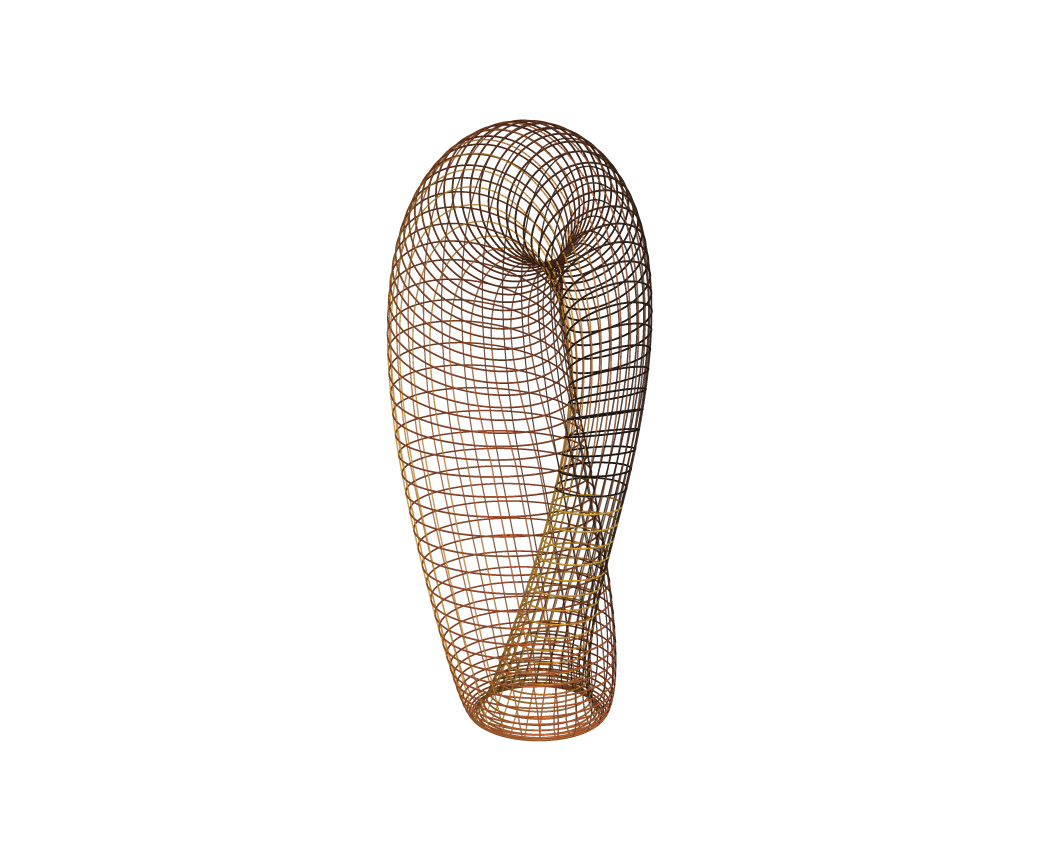
#> input picture lulu_books/generators/concepts_gallery/_klein_full.png, 4200 x 3400 px (shown at 1/4 size)
$ python -i make_samples.py   (imports and definitions only)
#> lines starting #> are read from the running program, lines starting #| are printed output that depends on the picture
#> further down, picture is the input picture: PIL image 4200x3400 RGBA; mean R, G, B, A 244.9, 241.9, 239.8, 17.5
"""
Fractal Flora — clean individual page photos + cover for Etsy listing.
"""

import os
import fitz
import numpy as np
from PIL import Image, ImageDraw, ImageFilter, ImageFont

_ROOT = os.path.dirname(os.path.dirname(os.path.abspath(__file__)))
INTERIOR_PDF = os.path.join(_ROOT, "output", "fractal-flora-coloring-book", "interior.pdf")
COVER_PDF    = os.path.join(_ROOT, "output", "fractal-flora-coloring-book", "cover.pdf")
OUT_DIR      = os.path.join(_ROOT, "output", "digital")

BG   = (245, 243, 238)   # warm off-white
GOLD = (200, 160, 60)

# Pages to export as individual photos (0-indexed, skip intro pages)
PAGE_INDICES = [4, 10, 18, 28, 38]

def render_page(doc, idx, target_w=1800):
    page  = doc[idx]
    scale = target_w / page.rect.width
    mat   = fitz.Matrix(scale, scale)
    pix   = page.get_pixmap(matrix=mat, colorspace=fitz.csRGB, alpha=False)
    return Image.frombytes("RGB", (pix.width, pix.height), pix.samples)

def page_on_canvas(page_img, size=2000):
    """Place page centered on a square warm canvas with soft shadow."""
#> called with size = 2000
    canvas = Image.new("RGB", (size, size), BG)
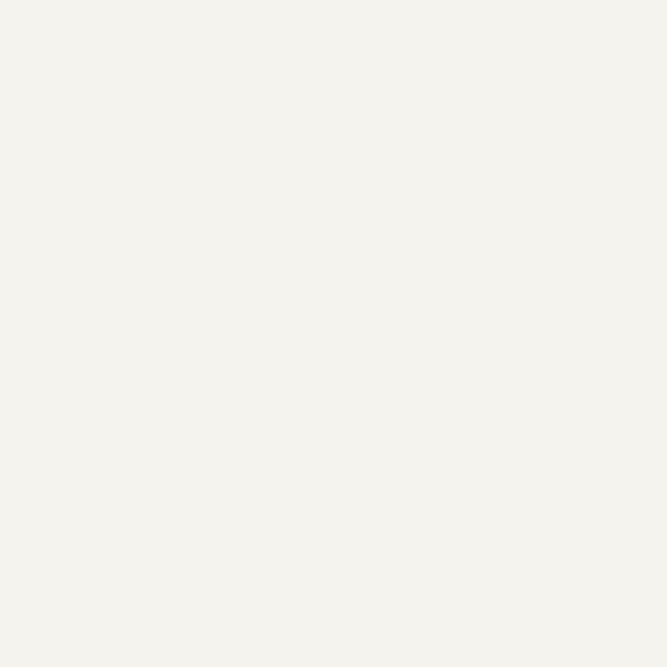
#> canvas: PIL image 2000x2000 RGB (shown at 1/3 size); mean R, G, B 245, 243, 238
    draw   = ImageDraw.Draw(canvas)

    # Subtle dot grid
    for x in range(0, size, 36):
        for y in range(0, size, 36):
            draw.ellipse([(x-1,y-1),(x+1,y+1)], fill=(232,229,222))

    # Fit page with margin
    margin  = 80
    max_w   = size - margin * 2
    max_h   = size - margin * 2
    ratio   = min(max_w / page_img.width, max_h / page_img.height)
#> ratio = 0.438
    pw      = int(page_img.width  * ratio)
#> pw = 1840
    ph      = int(page_img.height * ratio)
#> ph = 1489
    page_r  = page_img.resize((pw, ph), Image.LANCZOS)
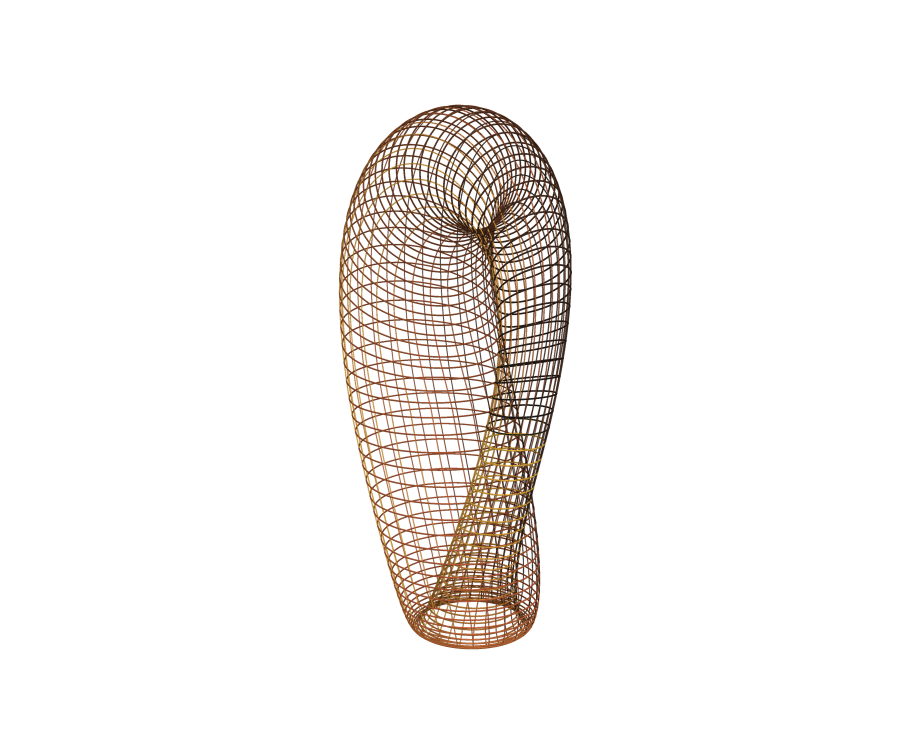
#> page_r: PIL image 1840x1489 RGBA (shown at 1/2 size); mean R, G, B, A 11.8, 7.2, 4, 17.5; transparent parts drawn white

    # Drop shadow
    shadow = Image.new("RGBA", (pw + 40, ph + 40), (0,0,0,0))
#> shadow: PIL image 1880x1529 RGBA; every value is 0
    smask  = Image.new("RGBA", (pw, ph), (0,0,0,90))
    shadow.paste(smask, (8, 10))
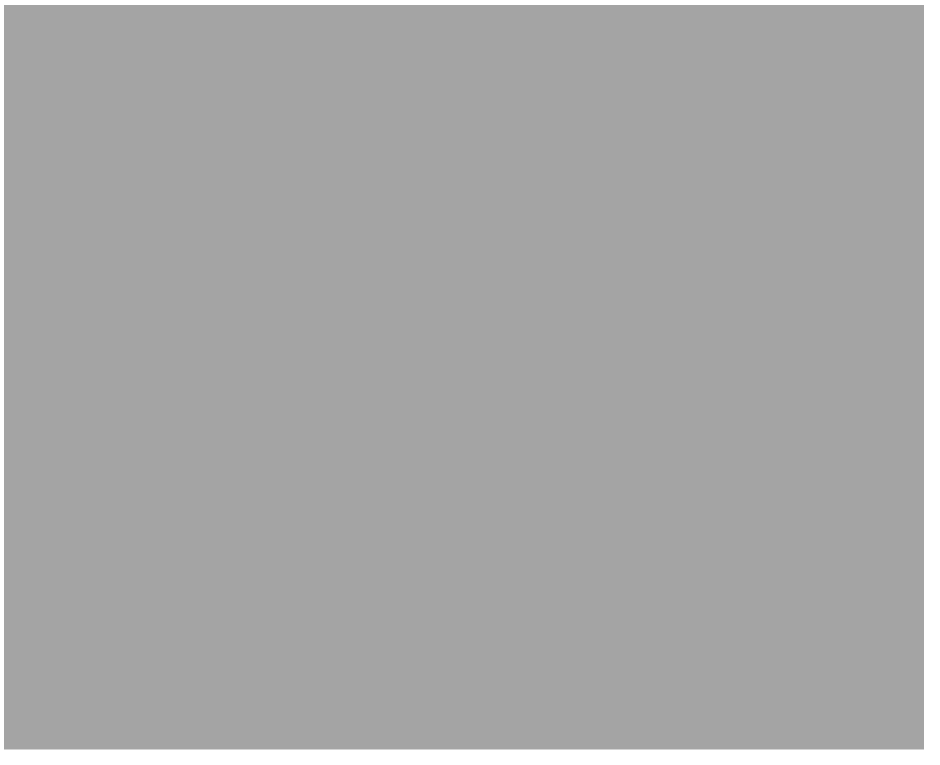
#> shadow: PIL image 1880x1529 RGBA (shown at 1/2 size); mean R, G, B, A 0, 0, 0, 85.8; transparent parts drawn white
    shadow = shadow.filter(ImageFilter.GaussianBlur(14))
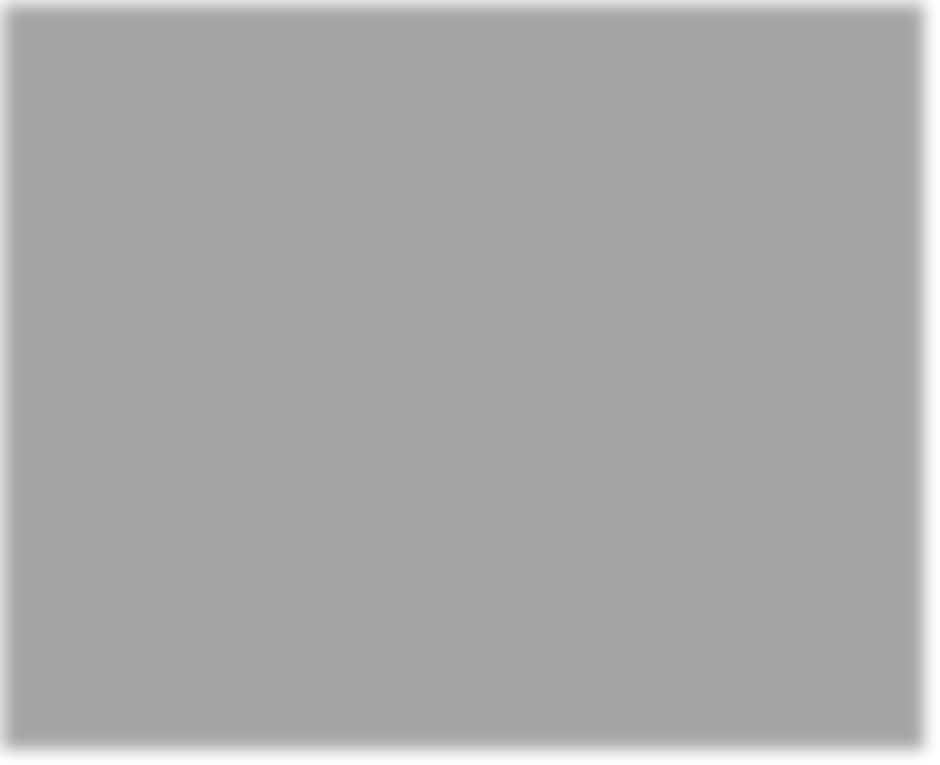
#> shadow: PIL image 1880x1529 RGBA (shown at 1/2 size); mean R, G, B, A 0, 0, 0, 85.6; transparent parts drawn white
    xo     = (size - pw) // 2
#> xo = 80
    yo     = (size - ph) // 2
#> yo = 255
    canvas.paste(shadow.convert("RGB"), (xo - 12, yo - 8))
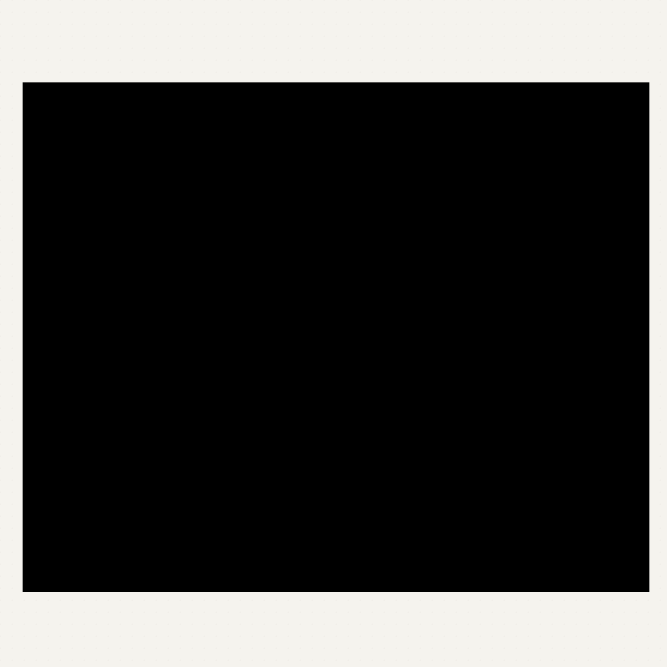
#> canvas: PIL image 2000x2000 RGB (shown at 1/3 size); mean R, G, B 68.9, 68.4, 66.9

    # Page itself (white background with lines)
    canvas.paste(page_r, (xo, yo))
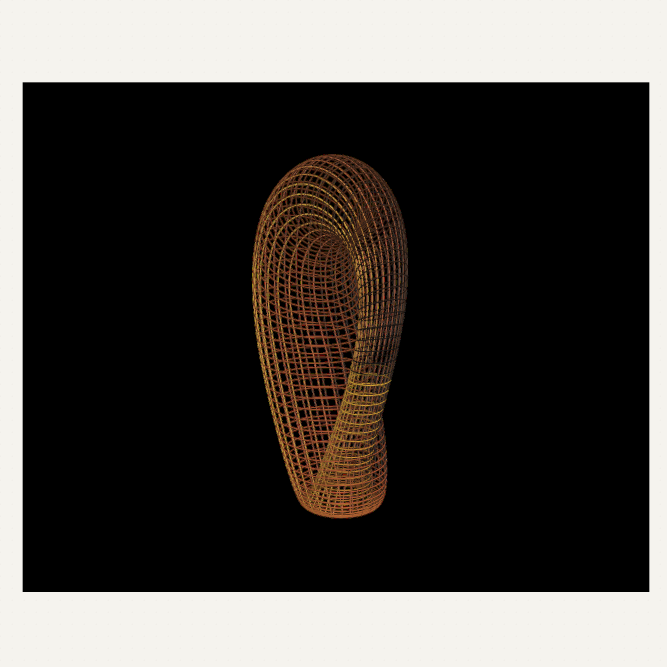
#> canvas: PIL image 2000x2000 RGB (shown at 1/3 size); mean R, G, B 77, 73.3, 69.7

    # Thin gold frame around page
    draw.rectangle([(xo-2, yo-2),(xo+pw+1, yo+ph+1)], outline=GOLD, width=2)

    return canvas

# ── Individual pages ─────────────────────────────────────────────────────────
# [15 lines not run here, left out]
# [1 line that did not run here, left out]
# [1 line that did not run here, left out]

# Front cover is the right half (Lulu wrap: back | spine | front)
# [1 line that did not run here, left out]
# [1 line that did not run here, left out]
# [1 line that did not run here, left out]
# [1 line that did not run here, left out]
# [1 line that did not run here, left out]

# Place on square canvas
# [1 line that did not run here, left out]
cover_path = f"{OUT_DIR}/fractal_flora_cover.jpg"
# [5 lines not run here, left out]

>>> from PIL import Image
>>> picture = Image.open('concepts_gallery/_klein_full.png')
>>> result = page_on_canvas(picture)

$ run again, on lulu_books/generators/concepts_gallery/_mobius_full.png
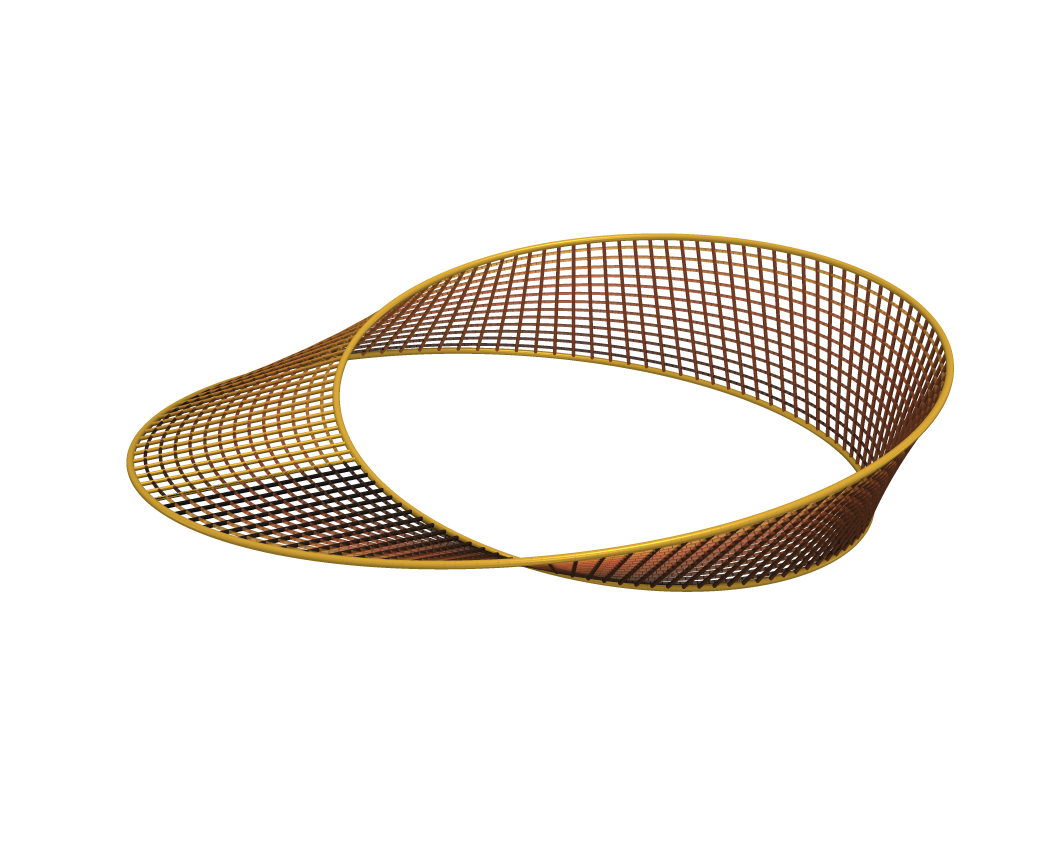
#> input picture lulu_books/generators/concepts_gallery/_mobius_full.png, 4200 x 3400 px (shown at 1/4 size)
#> picture is the input picture: PIL image 4200x3400 RGBA; mean R, G, B, A 240.1, 235.5, 230.7, 28.2
#> in page_on_canvas, `page_r  = page_img.resize((pw, ph), Image.LANCZOS)`:
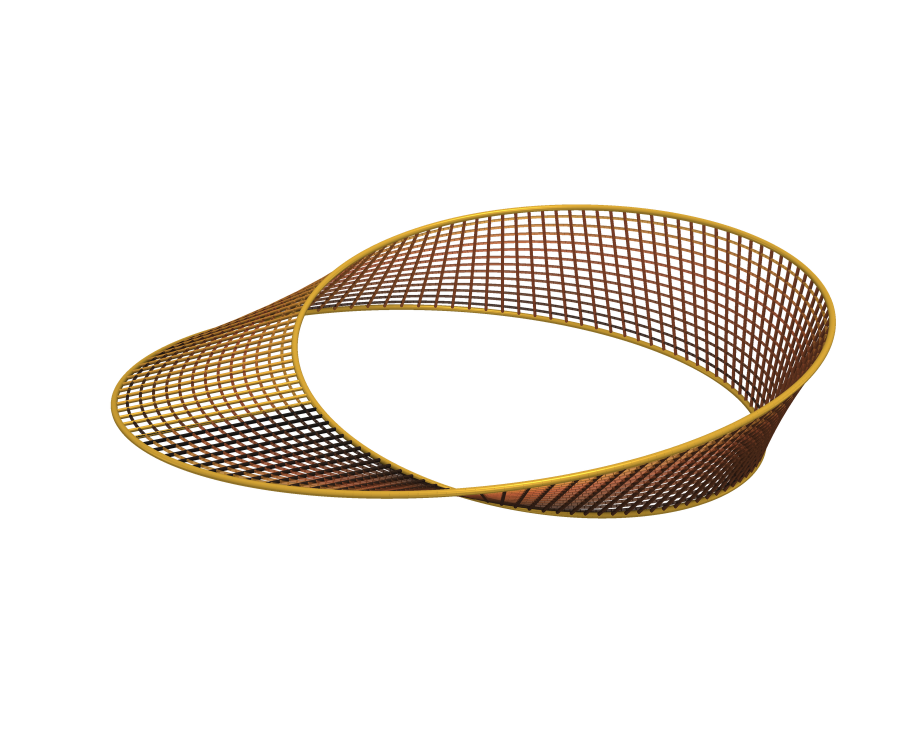
#> page_r: PIL image 1840x1489 RGBA (shown at 1/2 size); mean R, G, B, A 16.5, 10.9, 5.1, 28.3; transparent parts drawn white
#> in page_on_canvas, `canvas.paste(page_r, (xo, yo))`:
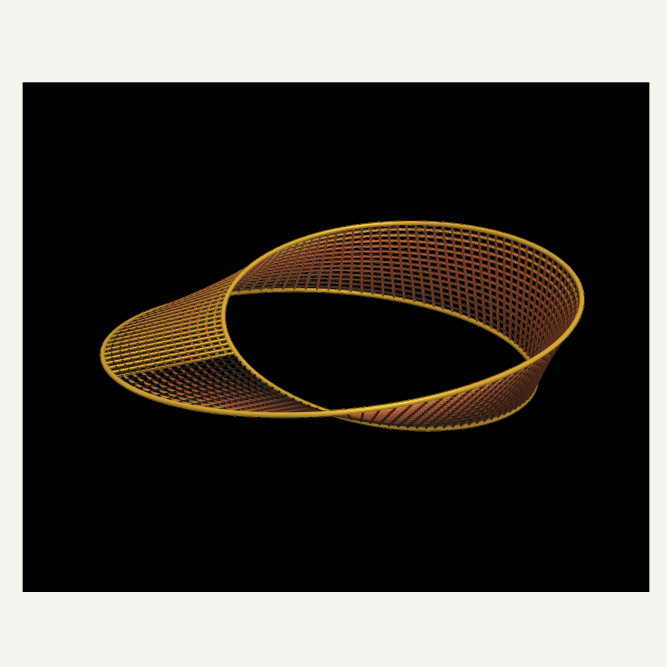
#> canvas: PIL image 2000x2000 RGB (shown at 1/3 size); mean R, G, B 80.2, 75.8, 70.4

$ run again, on lulu_books/generators/concepts_gallery/_polyhedron_full.png
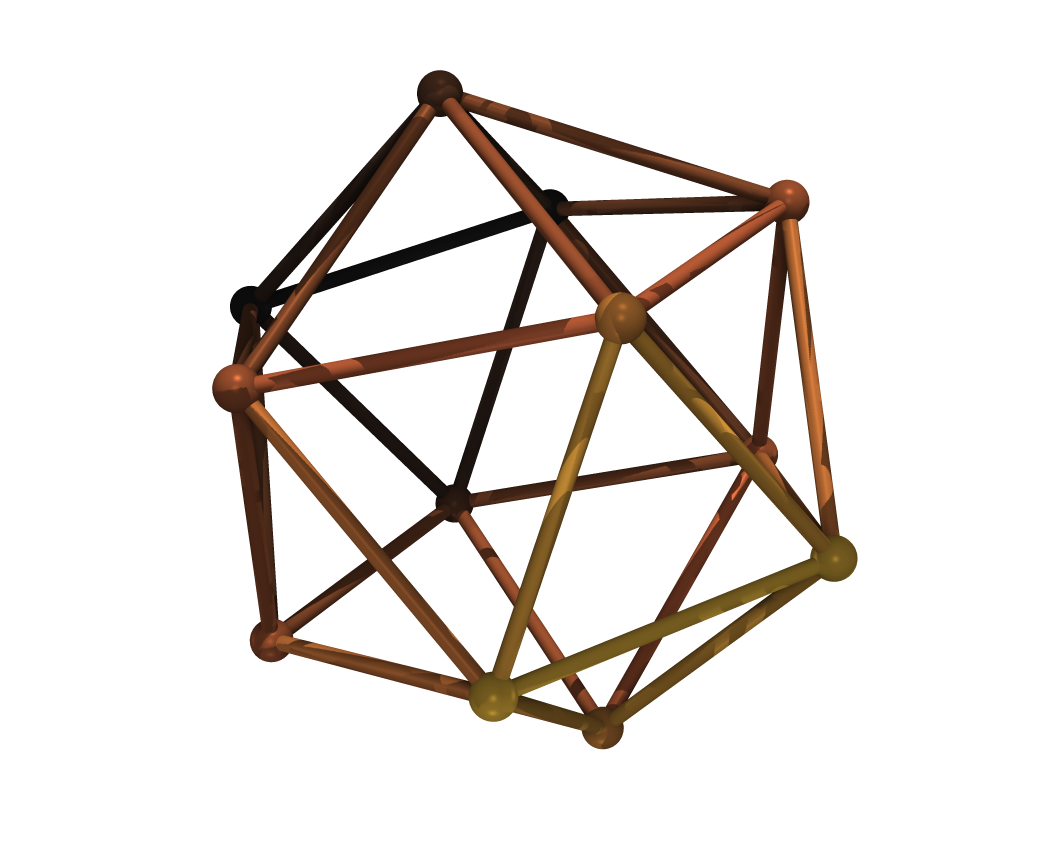
#> input picture lulu_books/generators/concepts_gallery/_polyhedron_full.png, 4200 x 3400 px (shown at 1/4 size)
#> picture is the input picture: PIL image 4200x3400 RGBA; mean R, G, B, A 232.4, 227.6, 224, 34.7
#> in page_on_canvas, `canvas.paste(page_r, (xo, yo))`:
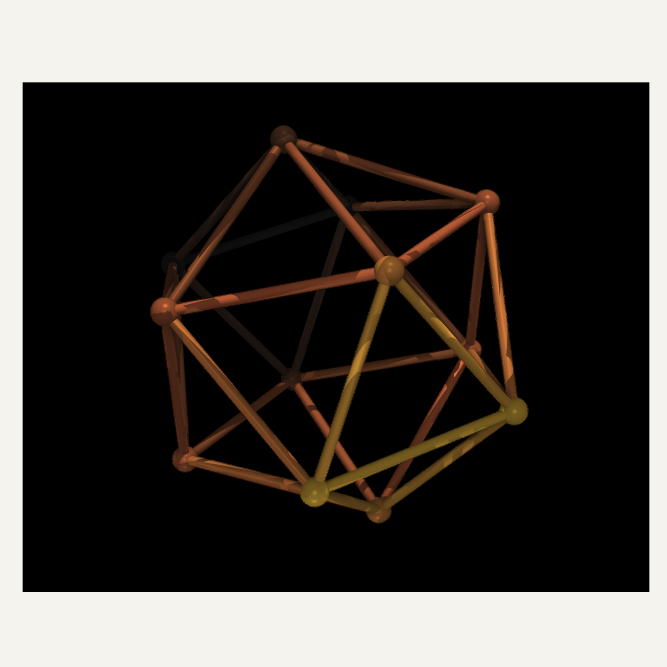
#> canvas: PIL image 2000x2000 RGB (shown at 1/3 size); mean R, G, B 77.7, 73.6, 69.6
